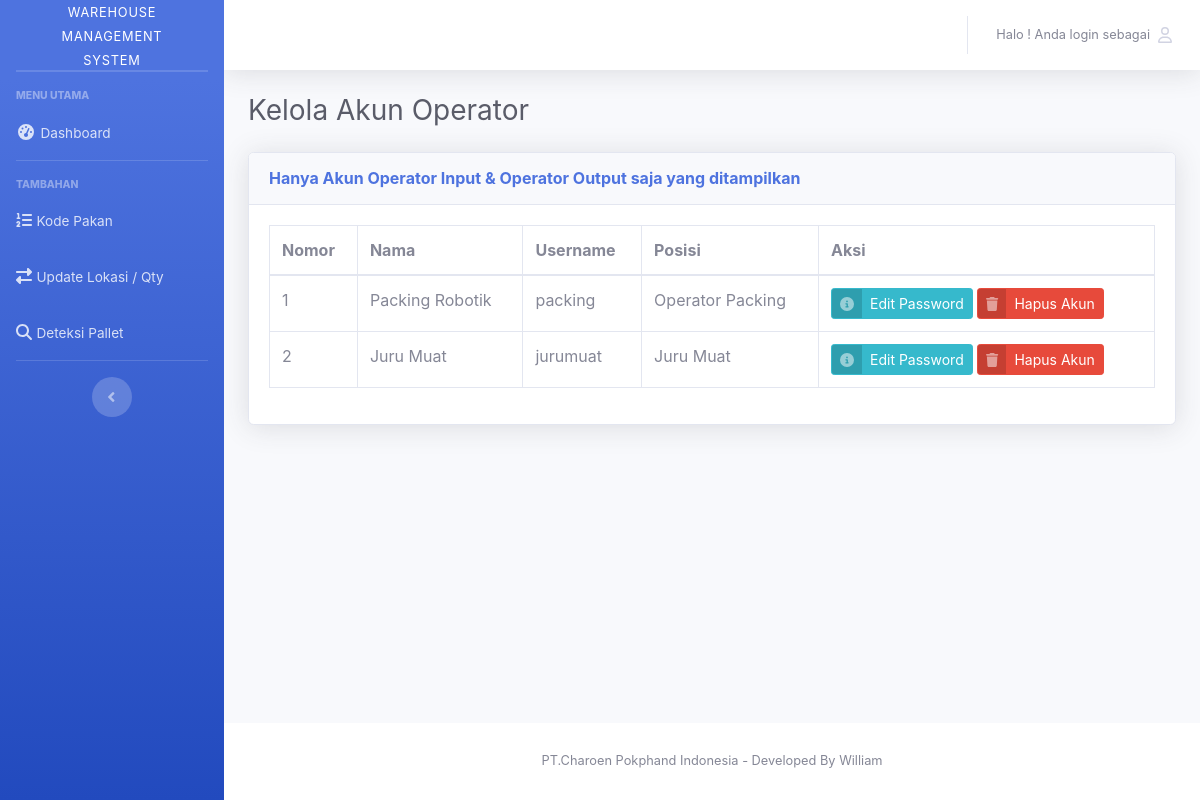
The page /index.php/auth/kelolaakun on the database as committed earlier.
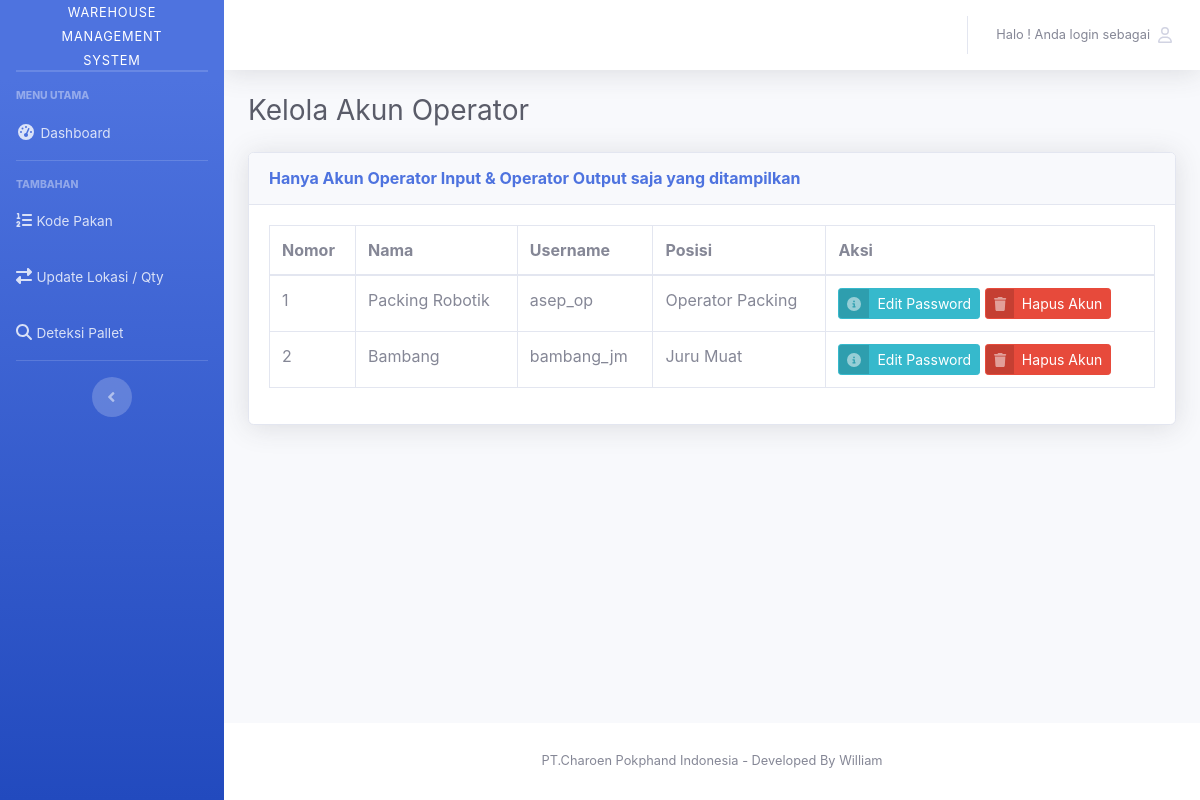
The same page on the database as committed later.
### tables this page shows
CREATE TABLE `user` (
  `id_user` int(11) NOT NULL AUTO_INCREMENT,
  `nama` varchar(256) NOT NULL,
  `username` varchar(256) NOT NULL,
  `role` enum('Admin','Operator Packing','Juru Muat') NOT NULL,
  `password` varchar(256) NOT NULL,
  PRIMARY KEY (`id_user`),
  KEY `role` (`role`)
);

### application/controllers/auth.php (called while the page is built, shortened)
<?php
class auth extends CI_Controller
{
    public function __construct()
    {
        $this->load->library('form_validation');
        $this->load->model('M_auth');
        $this->load->library('session');
        $this->load->helper('url');
    }
    public function kelolaakun()
    {
        $data['user'] = $this->M_auth->kelolaakun()->result();
        $judul['page_title'] = 'Kelola Akun';
        $this->load->view('templates/header', $judul);
        $this->load->view('V_kelolaakun', $data);
        $this->load->view('templates/footer');
    }
}

### index.php (called while the page is built, shortened)
<?php
require_once BASEPATH.'core/CodeIgniter.php';

### application/models/M_auth.php (called while the page is built, shortened)
<?php
class M_auth extends CI_Model
{
    public function kelolaakun()
    {
        $this->db->where('role', 'Operator Packing');
        $this->db->or_where('role', 'Juru Muat');
        return $this->db->get('user');
    }
}

### application/views/V_kelolaakun.php (the view, shortened to what this page needs)
<div class="container-fluid">
    <div class="d-sm-flex align-items-center justify-content-between mb-4">
        <h1 class="h3 mb-0 text-gray-800">Kelola Akun Operator</h1>
    </div>
    <div class="card shadow mb-4">
        <div class="card-header py-3">
            <h6 class="m-0 font-weight-bold text-primary">
                Hanya Akun Operator Input & Operator Output saja yang ditampilkan
            </h6>
        </div>
        <div class="card-body">
            <div class="table-responsive">
                <table class="table table-bordered" id="dataTable" width="100%" cellspacing="0">
                    <thead>
                        <tr>
                            <th>Nomor</th>
                            <th>Nama</th>
                            <th>Username</th>
                            <th>Posisi</th>
                            <th>Aksi</th>
                        </tr>
                    </thead>
                    <tbody>
                        <?php
                        $no = 1;
                        foreach ($user as $row) :
                        ?>
                            <tr>
                                <td> <?php echo $no; ?> </td>
                                <td> <?php echo $row->nama; ?> </td>
                                <td> <?php echo $row->username; ?> </td>
                                <td> <?php echo $row->role; ?> </td>
                                <td>
                                    <a href="<?php echo base_url('auth/gantipasswordoperator/') . $row->id_user ?>" class="btn btn-info btn-icon-split btn-sm">
                                        <span class="icon text-white-50">
                                            <i class="fas fa-info-circle"></i>
                                        </span>
                                        <span class="text">Edit Password</span>
                                    </a>
                                    <a onclick="javacript:return confirm('Anda yakin menghapus akun? Akun yang sudah terhapus tidak bisa dikembalikan !')" href="<?php echo base_url('auth/hapusakun/') . $row->id_user ?>" class=" btn btn-danger btn-icon-split btn-sm">
                                        <span class="icon text-white-50">
                                            <i class="fas fa-trash"></i>
                                        </span>
                                        <span class="text">Hapus Akun</span>
                                    </a>
                                </td>
                            </tr>
                        <?php $no++;
                        endforeach; ?>
                    </tbody>
                </table>
            </div>
        </div>
    </div>
</div>
</div>

### application/views/templates/header.php (shortened to what this page needs)
<!DOCTYPE html>
<html lang="en">
<head>
    <link href="<?= base_url() ?>vendor/fontawesome/css/all.min.css" rel="stylesheet" type="text/css" />
    <link href="<?= base_url() ?>vendor/sbadmin2/css/sb-admin-2.min.css" rel="stylesheet" />
    <link rel="stylesheet" href="<?= base_url() ?>vendor/datepicker/dist/css/bootstrap-datepicker.min.css">
    <link href="<?= base_url() ?>vendor/sbadmin2/datatables/dataTables.bootstrap4.min.css" rel="stylesheet" />
</head>
<body id="page-top">
    <div id="wrapper">
        <ul class="navbar-nav bg-gradient-primary sidebar sidebar-dark accordion" id="accordionSidebar">
            <a class="sidebar-brand d-flex align-items-center justify-content-center" href="index.html">
                <div class="sidebar-brand-text mx-3"> <small>Warehouse Management System</small></div>
            </a>
            <hr class="sidebar-divider my-0" />
            <hr class="sidebar-divider" />
            <div class="sidebar-heading">Menu Utama</div>
            <li class="nav-item">
                <a class="nav-link" href="<?= base_url() ?>dashboard">
                    <i class="fas fa-fw fa-tachometer-alt"></i>
                    <span>Dashboard</span></a>
            </li>
            <hr class="sidebar-divider" />
            <div class="sidebar-heading">Tambahan</div>
            <li class="nav-item">
                <a class="nav-link collapsed" href="<?= base_url() ?>kodepakan">
                    <i class="fas fa-list-ol"></i>
                    <span>Kode Pakan</span>
                </a>
            </li>
            <li class="nav-item">
                <a class="nav-link" href="<?= base_url() ?>fifo/scan_updatepallet">
                    <i class="fas fa-exchange-alt"></i>
                    <span>Update Lokasi / Qty</span></a>
            </li>
            <li class="nav-item">
                <a class="nav-link collapsed" href="<?= base_url() ?>kodeqr/scandeteksi_handheld">
                    <i class="fas fa-search"></i>
                    <span>Deteksi Pallet</span>
                </a>
            </li>
            <hr class="sidebar-divider" />
            <div class="text-center d-none d-md-inline">
                <button class="rounded-circle border-0" id="sidebarToggle"></button>
            </div>
        </ul>
        <div id="content-wrapper" class="d-flex flex-column">
            <div id="content">
                <nav class="navbar navbar-expand navbar-light bg-white topbar mb-4 static-top shadow">
                    <ul class="navbar-nav ml-auto">
                        <li class="nav-item dropdown no-arrow">
                            <a class="nav-link dropdown-toggle" href="#" id="userDropdown" role="button" data-toggle="dropdown" aria-haspopup="true" aria-expanded="false">
                                <span class="mr-2 d-none d-lg-inline text-gray-600 small">Halo  ! Anda login sebagai </span>
                                <i class="far fa-user"></i>
                            </a>
                        </li>
                    </ul>
                </nav>

### application/views/templates/footer.php (shortened to what this page needs)
<footer class="sticky-footer bg-white">
    <div class="container my-auto">
        <div class="copyright text-center my-auto">
            <span>PT.Charoen Pokphand Indonesia - Developed By William</span>
        </div>
    </div>
</footer>
</div>
</div>
</body>
</html>

Rows that differ between the two databases and show on the page:
changed user "Packing Robotik": username "packing" → "asep_op"
changed user "Juru Muat": nama "Juru Muat" → "Bambang"; username "jurumuat" → "bambang_jm"
